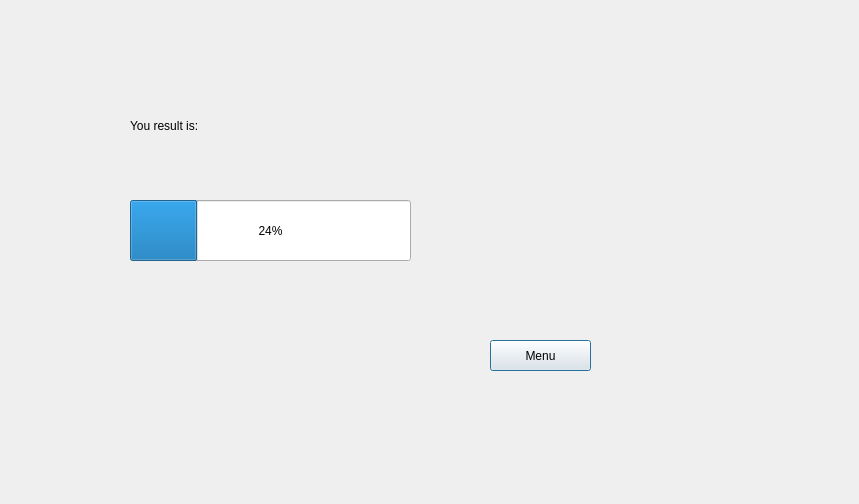
<?xml version="1.0" encoding="UTF-8"?>
<ui version="4.0">
 <class>ShowResults</class>
 <widget class="QDialog" name="ShowResults">
  <property name="geometry">
   <rect>
    <x>0</x>
    <y>0</y>
    <width>859</width>
    <height>504</height>
   </rect>
  </property>
  <property name="windowTitle">
   <string>Dialog</string>
  </property>
  <widget class="QProgressBar" name="progressBar_results">
   <property name="geometry">
    <rect>
     <x>130</x>
     <y>200</y>
     <width>281</width>
     <height>61</height>
    </rect>
   </property>
   <property name="value">
    <number>24</number>
   </property>
  </widget>
  <widget class="QLabel" name="label">
   <property name="geometry">
    <rect>
     <x>130</x>
     <y>80</y>
     <width>281</width>
     <height>91</height>
    </rect>
   </property>
   <property name="text">
    <string>You result is:</string>
   </property>
  </widget>
  <widget class="QPushButton" name="pushButton">
   <property name="geometry">
    <rect>
     <x>490</x>
     <y>340</y>
     <width>101</width>
     <height>31</height>
    </rect>
   </property>
   <property name="text">
    <string>Menu</string>
   </property>
  </widget>
 </widget>
 <resources/>
 <connections/>
</ui>
